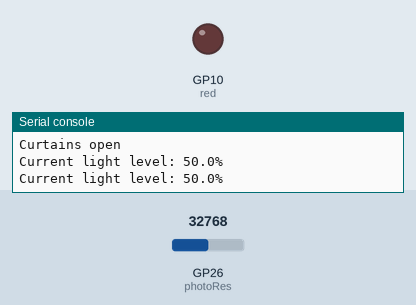
Bench run of a program on a simulated Raspberry Pi Pico running MicroPython. Shown: output pins drawn as LEDs (lit = HIGH), the last lines printed to the serial console. The inputs (shaded band) are chosen by the test bench; at power-on: GP26 (photoRes) = 32768 (analog values on the 0–65535 scale). WiFi joins after 1.5 s; the clock reads 2024-03-15 10:24:30 at power-on unless the program sets it; no MQTT or app messages arrive unless stated.

Above: at 3.4 s.
3.5 s: GP26 (photoRes) set to 31680
At 5.7 s:
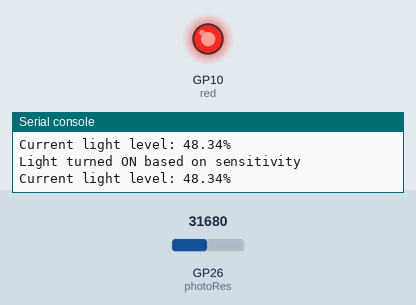
9.7 s: GP26 (photoRes) set to 32767
At 10.6 s:
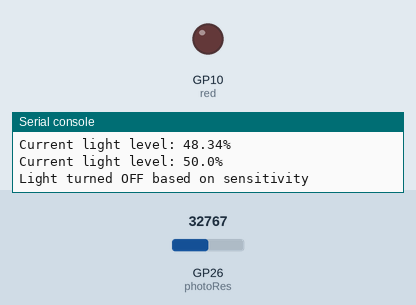
11.7 s: GP26 (photoRes) set to 19660
At 13.4 s:
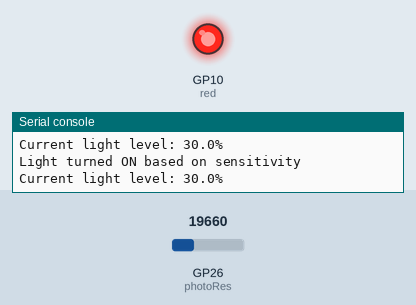
13.7 s: GP26 (photoRes) set to 45874
At 15.3 s:
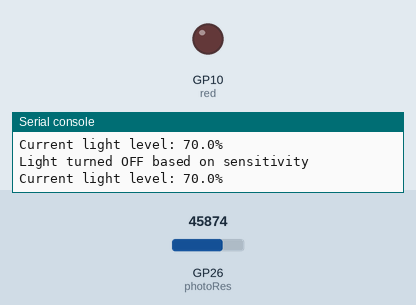
Timing chart, 0 to 16.7 s (numbered marks = the images above; inputs shaded):
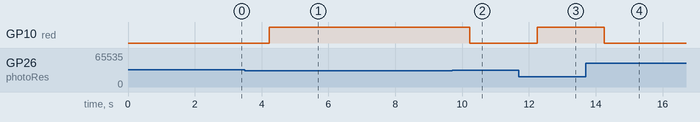

The program:

main.py
```python
import network
import utime
import time
import urequests
from umqtt.simple import MQTTClient
from machine import Pin, ADC, RTC
import json
import ntptime

# Function to load configuration
def load_config(filename='config.txt'):
    config = {}
    with open(filename, 'r') as file:
        for line in file:
            if '=' in line:
                key, value = line.strip().split('=', 1)
                config[key] = value
    return config

# Load the configuration
config = load_config()
timelist = []

# WiFi and MQTT Configuration
wifi_ssid = config.get('WIFI_SSID')
wifi_password = config.get('WIFI_PASSWORD')
mqtt_host = config.get('MQTT_HOST')
mqtt_username = config.get('MQTT_USERNAME')
mqtt_password = config.get('MQTT_PASSWORD')
mqtt_client_id = config.get('MQTT_CLIENT_ID')
mqtt_publish_data = config.get('MQTT_PUBLISH_DATA')
mqtt_publish_lightswitchstate = config.get('MQTT_PUBLISH_LIGHTSWITCHSTATE')
mqtt_subscribe_schedulekey = config.get('MQTT_PUBLISH_SCHEDULE_KEY')
mqtt_subscribe_lightswitch = config.get('MQTT_SUBSCRIBE_LIGHTSWITCH')
mqtt_subscribe_handleschedule = config.get('MQTT_SUBSCRIBE_HANDLESCHEDULE')
mqtt_subscribe_automanual = config.get('MQTT_SUBSCRIBE_AUTOMANUAL')
mqtt_subscribe_sensor = config.get('MQTT_SUBSCRIBE_SENSOR')
mqtt_publish_curtains = config.get('MQTT_PUBLISH_CURTAINS')

# Timezone offset in seconds (2 hours ahead for UTC+2)
timezone_offset = 2 * 3600  # 2 hours * 3600 seconds/hour

# Connect to WiFi
wlan = network.WLAN(network.STA_IF)
wlan.active(True)
wlan.connect(wifi_ssid, wifi_password)
while not wlan.isconnected():
    print('Waiting for connection...')
    utime.sleep(1)
print("Connected to WiFi")

# Initialize MQTT client and set message callback
sensitivity = 50.0  # Default sensitivity
auto_mode = True    # Default to automatic mode
current_light_switch_state = 0
last_publish_time = 0
sensor_readings = []
schedule_action_performed = False  # Flag to track schedule actions
light = 0
key = []

# Initialize RTC for time keeping
rtc = RTC()

# Function to synchronize time with NTP server
def synchronize_time():
    ntptime.settime()  # Synchronize time with NTP server
    print("Time synchronized:", utime.localtime())

# Initialize RTC synchronization
synchronize_time()

# MQTT message callback function
def on_message(topic, msg):
    global sensitivity, auto_mode, timelist, current_light_switch_state, schedule_action_performed, key
    print(f"Received message '{msg}' on topic '{topic}'")

    # Handle light switch
    if topic == mqtt_subscribe_lightswitch.encode():
        if msg == b'1':
            red.value(1)
            current_light_switch_state = 1
        elif msg == b'0':
            red.value(0)
            current_light_switch_state = 0

    # Handle auto/manual switch
    if topic == mqtt_subscribe_automanual.encode():
        if msg == b'1':
            auto_mode = True
            print("Mode set to automatic")
        elif msg == b'0':
            auto_mode = False
            print("Mode set to manual")

    # Handle schedule
    if topic == mqtt_subscribe_handleschedule.encode():
        msg_string = msg.decode('utf-8')
        msg_dict = json.loads(msg_string)
        print(msg_dict['method'])
        if int(msg_dict['method']) == 1:  # Create schedule
            timelist.append(msg_dict)
            print(f"Schedule added: {msg_dict}")
        elif int(msg_dict['method']) == 0:  # Delete schedule
            timelist = [entry for entry in timelist if entry["time"] != msg_dict["time"]]
            print(f"Schedule removed: {msg_dict}")
            print(timelist)

    if topic == mqtt_subscribe_schedulekey.encode():
        msg_string = msg.decode('utf-8')
        msg_dict = json.loads(msg_string)
        key.append(msg_dict['fakeKey'])

    # Handle sensitivity changes
    if topic == mqtt_subscribe_sensor.encode():
        msg_string = msg.decode('utf-8')
        if msg_string.startswith("sensitivity:"):
            sensitivity = float(msg_string.split(":")[1])
            print(f"Sensitivity set to {sensitivity}")

# Initialize MQTT client
mqtt_client = MQTTClient(client_id=mqtt_client_id, server=mqtt_host,
                         user=mqtt_username, password=mqtt_password)
mqtt_client.set_callback(on_message)
mqtt_client.connect()
mqtt_client.subscribe(mqtt_subscribe_lightswitch)
mqtt_client.subscribe(mqtt_subscribe_handleschedule)
mqtt_client.subscribe(mqtt_subscribe_schedulekey)
mqtt_client.subscribe(mqtt_subscribe_automanual)
mqtt_client.subscribe(mqtt_subscribe_sensor)

# Publish initial values
mqtt_client.publish(mqtt_subscribe_sensor, 'sensitivity:50')
mqtt_client.publish(mqtt_subscribe_automanual, '1')

# LED setup
red = Pin('GP10', Pin.OUT)

# New light sensor setup
photoPIN = 26
photoRes = ADC(Pin(photoPIN))

# Hall-effect sensor setup
sensor_pin = 16
sensor = Pin(sensor_pin, Pin.IN)

last_sent_state = None

# Function to read light sensor
def read_light():
    light = photoRes.read_u16()
    light = round(light / 65535 * 100, 2)
    return light

# Helper function to check and execute schedules
def check_schedules():
    global schedule_action_performed, auto_mode, last_sent_state
    current_time = utime.localtime()  # Get current UTC time
    # Adjust time for timezone offset
    adjusted_time = utime.mktime(current_time) + timezone_offset
    local_time = utime.localtime(adjusted_time)

    formatted_time = f"{local_time[3]:02}:{local_time[4]:02}"  # Format current time as HH:MM

    # Loop through schedule entries and check if it's time to perform actions
    for entry in timelist:
        if entry["time"] == formatted_time:
            if not schedule_action_performed:
                auto_mode = False  # Disable auto mode due to schedule action
                if entry["state"] == 1:
                    red.value(1)
                    mqtt_client.publish(mqtt_publish_lightswitchstate, '1')
                    mqtt_client.publish(mqtt_subscribe_lightswitch, '1')
                    current_light_switch_state = 1
                    print("Light turned ON as per schedule")
                elif entry["state"] == 0:
                    red.value(0)
                    mqtt_client.publish(mqtt_publish_lightswitchstate, '0')
                    mqtt_client.publish(mqtt_subscribe_lightswitch, '0')
                    current_light_switch_state = 0
                    print("Light turned OFF as per schedule")

                del timelist[0]
                schedule_action_performed = True
        else:
            schedule_action_performed = False

# Function to publish median of sensor readings every 30 seconds
def publish_sensor_data():
    global sensor_readings
    median_value = 0.0

    if sensor_readings:
        sensor_readings.sort()
        if len(sensor_readings) % 2 == 0:
            median_value = (sensor_readings[len(sensor_readings) // 2 - 1] + sensor_readings[len(sensor_readings) // 2]) / 2.0
        else:
            median_value = sensor_readings[len(sensor_readings) // 2]

        mqtt_client.publish(mqtt_publish_data, str(median_value))
        sensor_readings = []  # Clear readings after publishing

try:
    while True:
        # Check Hall-effect sensor
        sensor_value = sensor.value()

        if sensor_value == 0 and last_sent_state != 'closed':  # Magnet detected (curtains closed)
            auto_mode = False
            mqtt_client.publish(mqtt_subscribe_automanual, '0')
            mqtt_client.publish(mqtt_publish_curtains, 'closed')
            print("Curtains closed")
            last_sent_state = 'closed'

        elif sensor_value == 1 and last_sent_state != 'open':  # Magnet removed (curtains open)
            auto_mode = True
            mqtt_client.publish(mqtt_subscribe_automanual, '1')
            mqtt_client.publish(mqtt_publish_curtains, 'open')
            print("Curtains open")
            last_sent_state = 'open'

        # Read light sensor
        light = read_light()
        print(f"Current light level: {light}%")

        # Perform auto-mode logic if enabled
        if auto_mode:
            if light < sensitivity:
                red.value(1)
                if current_light_switch_state != 1:
                    mqtt_client.publish(mqtt_publish_lightswitchstate, '1')
                    current_light_switch_state = 1
                    mqtt_client.publish(mqtt_subscribe_lightswitch, '1')
                    print("Light turned ON based on sensitivity")
            else:
                red.value(0)
                if current_light_switch_state != 0:
                    mqtt_client.publish(mqtt_publish_lightswitchstate, '0')
                    current_light_switch_state = 0
                    mqtt_client.publish(mqtt_subscribe_lightswitch, '0')
                    print("Light turned OFF based on sensitivity")

        # Collect sensor readings for median calculation
        sensor_readings.append(light)

        # Check and execute schedules
        check_schedules()

        # Publish sensor data every 30 seconds
        current_time = time.time()
        if current_time - last_publish_time >= 30:
            publish_sensor_data()
            last_publish_time = current_time

        mqtt_client.check_msg()  # Check for incoming MQTT messages
        utime.sleep(1)
except Exception as e:
    print(f"An error occurred: {e}")
finally:
    mqtt_client.disconnect()
    wlan.disconnect()
```

Measured:
- the behaviour switches between 32768 and 32752 on GP26 (photoRes) (found by bisection; images 0 and 1)
- after the input at 3.5 s, GP10 (red): LOW → HIGH after 0.73 s
- after the input at 9.7 s, GP10 (red): HIGH → LOW after 0.54 s
- after the input at 11.7 s, GP10 (red): LOW → HIGH after 0.54 s
- after the input at 13.7 s, GP10 (red): HIGH → LOW after 0.55 s
